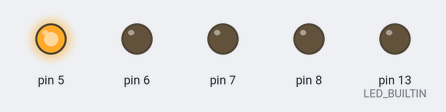
Simulated run of this sketch. Board: Arduino Uno, built with avr-gcc and run on an emulated ATmega328P. Parts: output pins drawn as LEDs (lit = HIGH).

Above: at 0.3 s.
At 0.75 s:
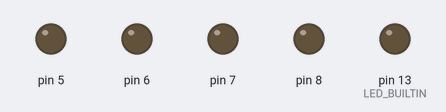
At 1.9 s:
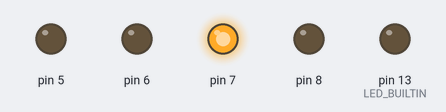
At 3.8 s:
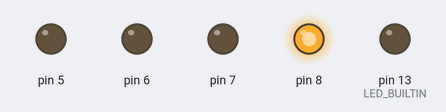
At 6.6 s:
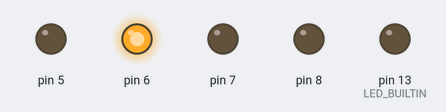
Timing chart, 0 to 7.1 s (numbered marks = the images above):
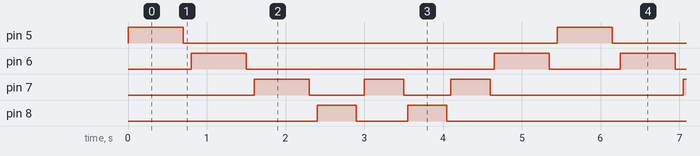

The sketch:

jalo.ino
```cpp
void setup() {
  pinMode(LED_BUILTIN, OUTPUT);
  pinMode(5, OUTPUT);
  pinMode(6, OUTPUT);
  pinMode(7, OUTPUT);
  pinMode(8, OUTPUT);
}


void loop() {
  digitalWrite(5, HIGH);
  delay(700);
  digitalWrite(5, LOW);
  delay(100);
  digitalWrite(6, HIGH);
  delay(700);
  digitalWrite(6, LOW);
  delay(100);
  digitalWrite(7, HIGH);
  delay(700);
  digitalWrite(7, LOW);
  delay(100);
  digitalWrite(8, HIGH);
  delay(500);
  digitalWrite(8, LOW);
  delay(100);

  digitalWrite(7, HIGH);
  delay(500);
  digitalWrite(7, LOW);
  delay(50);
  digitalWrite(8, HIGH);
  delay(500);
  digitalWrite(8, LOW);
  delay(50);
  digitalWrite(7, HIGH);
  delay(500);
  digitalWrite(7, LOW);
  delay(50);

  digitalWrite(6, HIGH);
  delay(700);
  digitalWrite(6, LOW);
  delay(100);
}
```

Measured:
- by itself, pin 5: alternates HIGH for 0.70 s and LOW for 4.8 s
- by itself, pin 6: repeats every 5.5 s: LOW 3.2 s, HIGH 0.70 s, LOW 0.90 s, HIGH 0.70 s
- by itself, pin 7: repeats every 5.5 s: LOW 0.70 s, HIGH 0.50 s, LOW 0.60 s, HIGH 0.50 s, LOW 2.5 s, HIGH 0.70 s
- by itself, pin 8: repeats every 5.5 s: LOW 0.65 s, HIGH 0.50 s, LOW 3.8 s, HIGH 0.50 s
